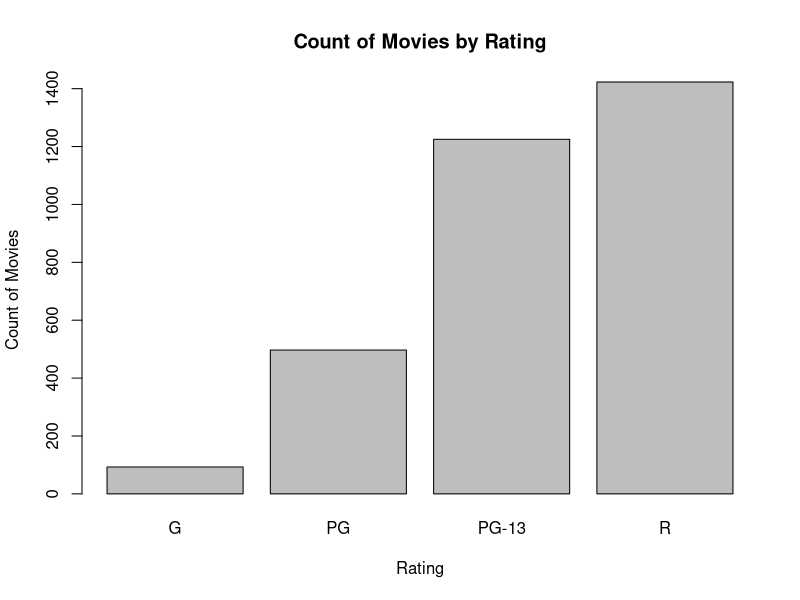
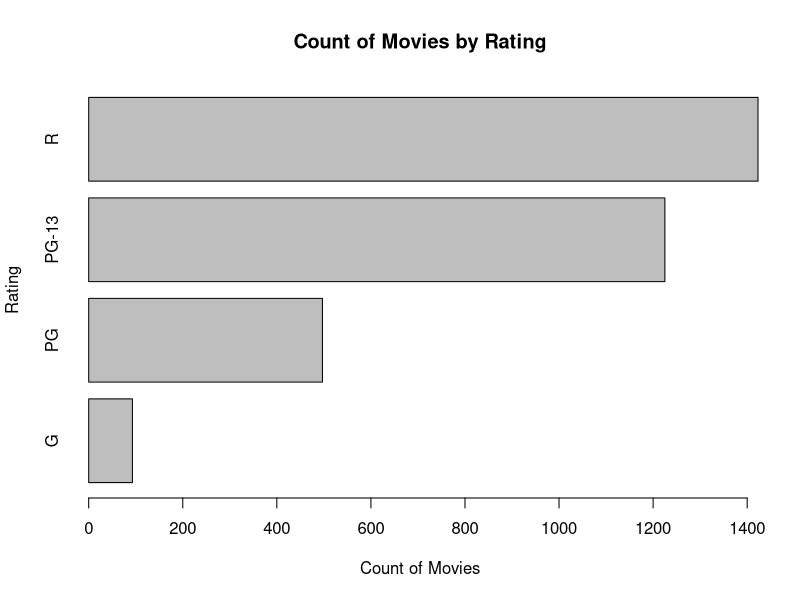
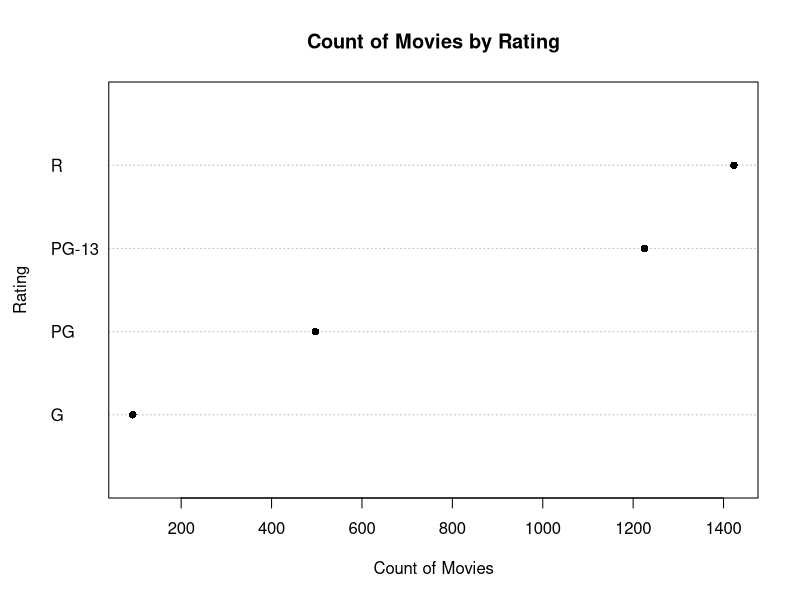
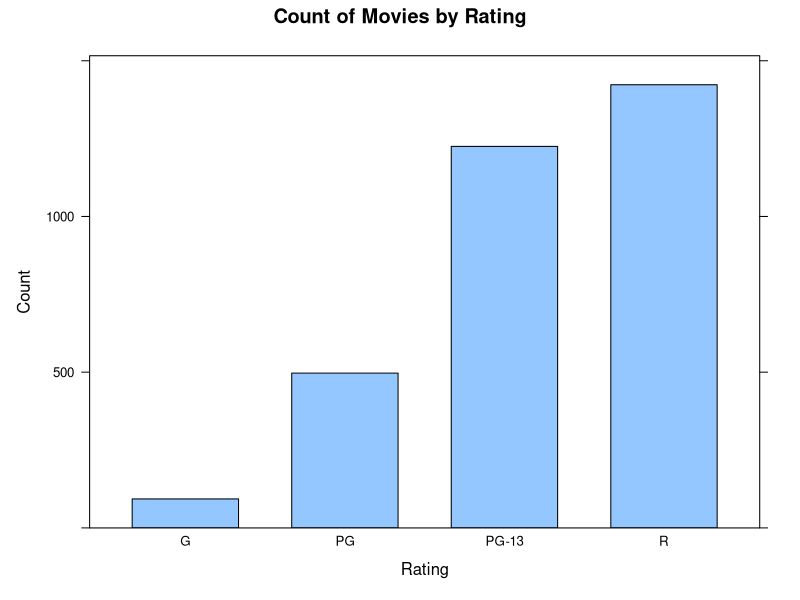
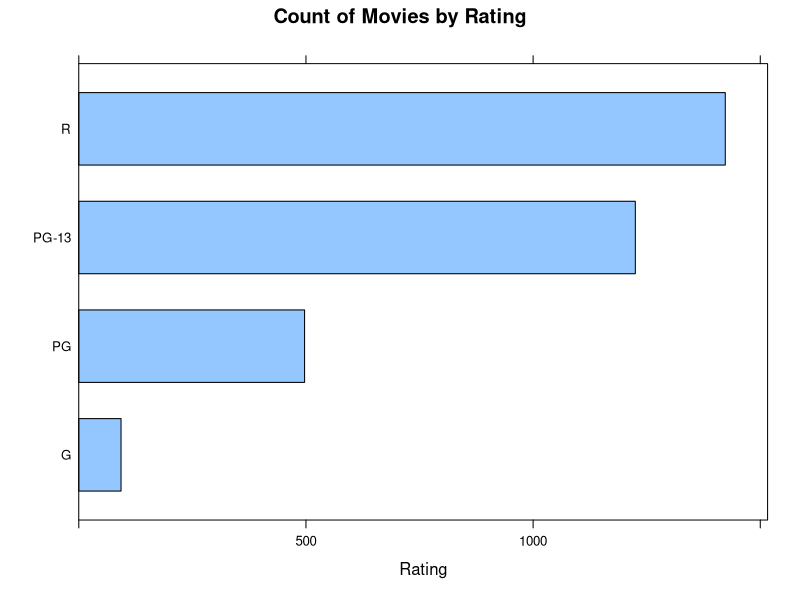
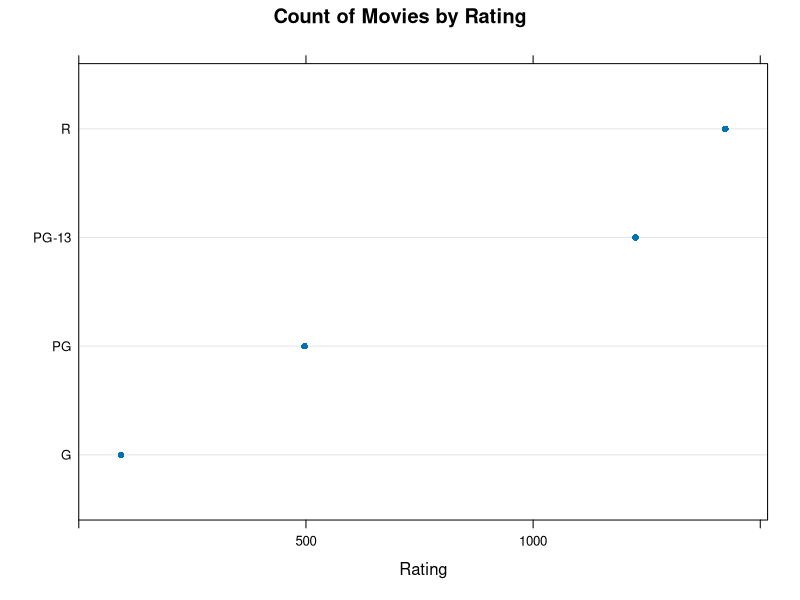
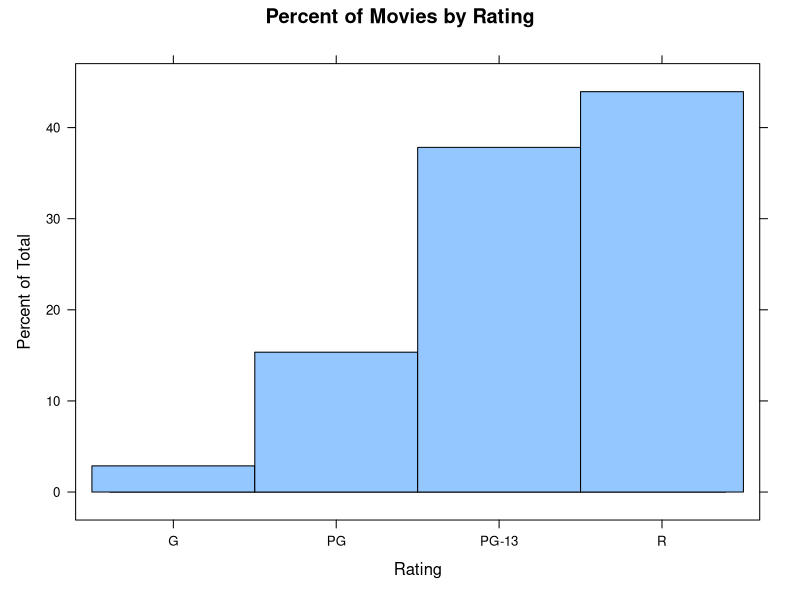
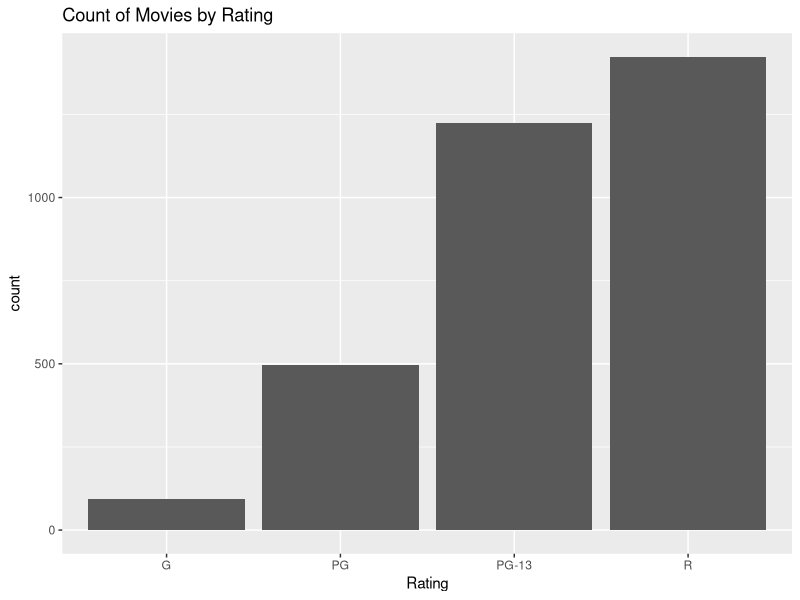

Recreate these plots in R, in order.
# Qualitative Univariate Data Visualization
movies <- read.csv('Movies.csv')
head(movies)

# Univariate Visualizations for qualitative variable
# single categorical variable

movies$Rating <- as.factor(movies$Rating)
str(movies)

# base R plotting
# frequency bar chart
plot(
  x = movies$Rating,
  main = 'Count of Movies by Rating',
  xlab = 'Rating',
  ylab = 'Count of Movies'
)  

# horizontal bar chart
plot(
  x = movies$Rating,
  horiz = TRUE,
  main = 'Count of Movies by Rating',
  xlab = 'Count of Movies',
  ylab = 'Rating'
)

# cleveland dot plot
dotchart(
  x = table(movies$Rating),
  pch = 16,
  main = 'Count of Movies by Rating',
  xlab = 'Count of Movies',
  ylab = 'Rating'
)

# lattice plotting
library(lattice)

# frequency table of rating
table <- table(movies$Rating)
rating <- as.data.frame(table)
names(rating)[1] <- 'Rating'
names(rating)[2] <- 'Count'
print(rating)

# frequency bar chart
barchart(
  x = Count ~ Rating,
  data = rating,
  main = 'Count of Movies by Rating',
  xlab = 'Rating'
)

# horizontal bar chart
barchart(
  x = Rating ~ Count,
  data = rating,
  main = 'Count of Movies by Rating',
  xlab = 'Rating'
)

# cleveland dot plot
dotplot(
  x = Rating ~ Count,
  data = rating,
  main = 'Count of Movies by Rating',
  xlab = 'Rating'
)

# part-of-whole frquency bar chart
histogram(
  x = ~ Rating,
  data = movies,
  main = 'Percent of Movies by Rating'
)

# ggplot2 plotting
library(ggplot2)

# frequency bar chart
ggplot(
  data = movies,
  aes(x = Rating)
) +
  geom_bar() +
  ggtitle('Count of Movies by Rating')

# horizontal bar chart
ggplot(
  data = movies,
  aes(x = Rating)
) +
  geom_bar() +
  coord_flip() +
  ggtitle('Count of Movies by Rating')

# cleveland dot plot
ggplot(
  data = movies,
  aes(x = Rating)
) +
  geom_point(stat = 'count') +
  coord_flip() +
  ggtitle('Count of Movies by Rating')








  
  
  
  
  
  
  
  
  